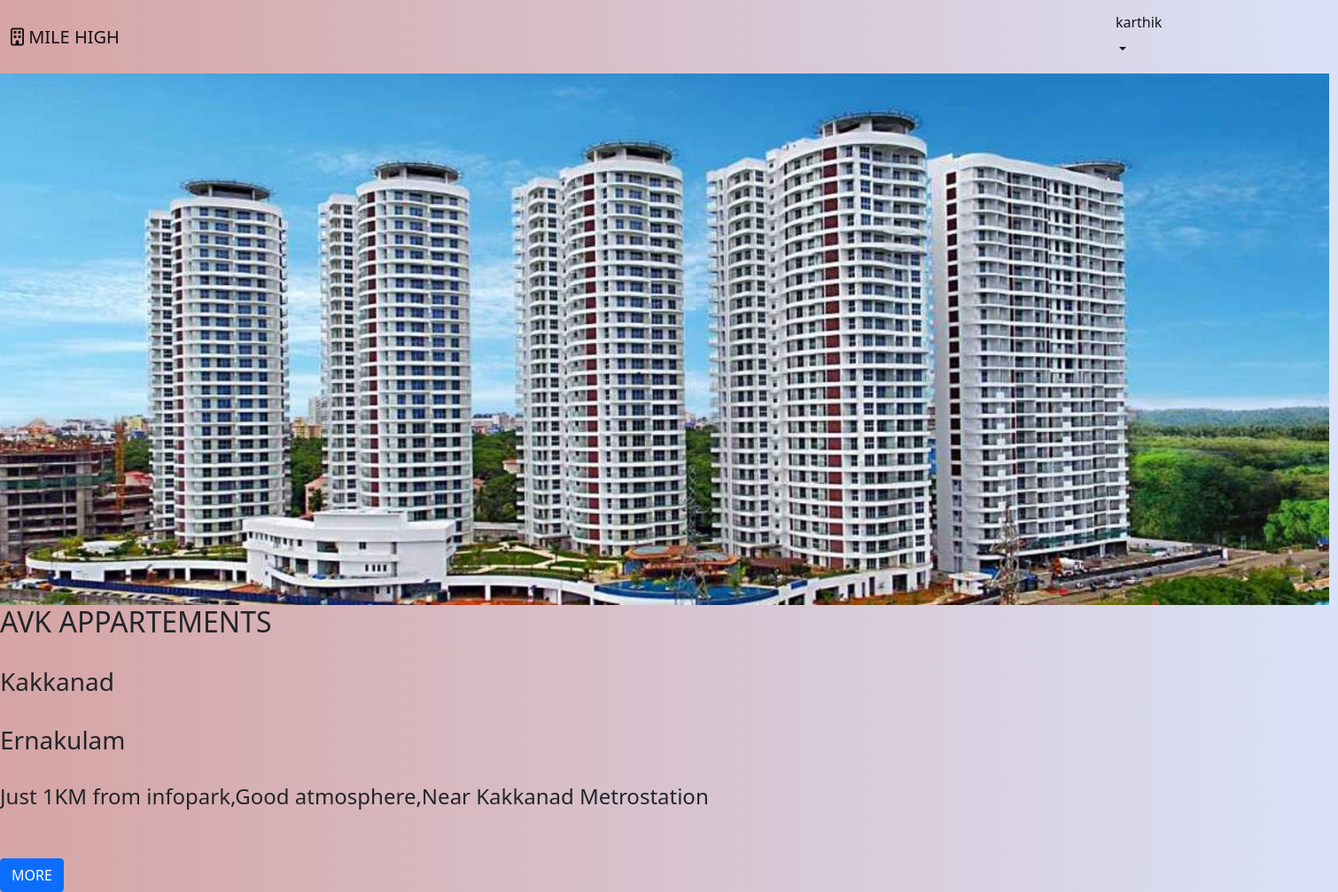
Page /realestate_app/customer_disp/ (signed in) on the committed database.
### realestate_app/models.py (models this page shows, shortened)
class tenent_profile(models.Model):
    name=models.CharField(max_length=50)
    address=models.CharField(max_length=50)
    email=models.EmailField(max_length=50)
    choice=[
        ('Aadhaar','Aadhaar'),
        ('Voterid','Voterid'),
    ]
    type=models.CharField(max_length=20,choices=choice)
    proof=models.FileField(upload_to='realestate_app/static')
    password=models.CharField(max_length=50)

class property(models.Model):
    image=models.FileField(upload_to='realestate_app/static')
    property_name=models.CharField(max_length=50)
    address=models.CharField(max_length=50)
    location=models.CharField(max_length=50)
    features=models.CharField(max_length=70)

### realestate_app/views.py (the view)
# urls.py: path('customer_disp/',customer_disp),
def customer_disp(request):
    id1=request.session['id2']
    bb=tenent_profile.objects.get(id=id1)
    id = []
    img = []
    name = []
    address = []
    location = []
    features = []
    a = property.objects.all()
    for i in a:
        id1 = i.id
        id.append(id1)
        img1 = str(i.image).split('/')[-1]
        img.append(img1)
        name1 = i.property_name
        name.append(name1)
        address1 = i.address
        address.append(address1)
        location1 = i.location
        location.append(location1)
        features1 = i.features
        features.append(features1)
    mylist = zip(id, img, name, address, location, features)
    return render(request,'10.customer_display.html',{'data':bb,'type':mylist})

### realestate_app/templates/10.customer_display.html (shortened to what this page needs)
<!DOCTYPE html>
<html lang="en">
<head>
    <link href="https://cdn.jsdelivr.net/npm/bootstrap@5.0.2/dist/css/bootstrap.min.css" rel="stylesheet">
</head>
<body style="background: #DAE2F8;  /* fallback for old browsers */
background: -webkit-linear-gradient(to right, #D6A4A4, #DAE2F8);  /* Chrome 10-25, Safari 5.1-6 */
background: linear-gradient(to right, #D6A4A4, #DAE2F8); /* W3C, IE 10+/ Edge, Firefox 16+, Chrome 26+, Opera 12+, Safari 7+ */
">
<nav class="navbar navbar-expand-lg navbar-light bg-light" style= "background: #DAE2F8;  /* fallback for old browsers */
background: -webkit-linear-gradient(to right, #D6A4A4, #DAE2F8);  /* Chrome 10-25, Safari 5.1-6 */
background: linear-gradient(to right, #D6A4A4, #DAE2F8); /* W3C, IE 10+/ Edge, Firefox 16+, Chrome 26+, Opera 12+, Safari 7+ */"
>
  <div class="container-fluid">
    <a class="navbar-brand" href="#"><i class="fa-regular fa-building"></i> MILE HIGH</a>
    <div class="collapse navbar-collapse" id="navbarSupportedContent">
      <ul class="navbar-nav me-auto mb-2 mb-lg-0">
        <li class="nav-item dropdown" style="margin-left:1100px;">
          <a class="nav-link active dropdown-toggle" href="#" id="navbarDropdown" role="button" data-bs-toggle="dropdown" aria-expanded="false">
            <h6>{{data.name}}</h6>
          </a>
        </li>
      </ul>
    </div>
  </div>
</nav>
{% for i,j,k,l,m,n in type %}
<img src="/static/{{j}}" style="width:1500px">
<h2>{{k}}</h2><br>
<h3>{{l}}</h3><br>
<h3>{{m}}</h3><br>
<h4>{{n}}</h4><br><br>
<a href="http://127.0.0.1:8000/realestate_app/room_disp/{{i}}" class="btn btn-primary"> MORE </a>
{% endfor %}
</body>
</html>

### rows in the picture
tenent_profile: name "karthik"
property: type "AVK APPARTEMENTS", type "Kakkanad", type "Ernakulam", type "Just 1KM from infopark,Good atmosphere,Near Kakkanad Metrostation"
